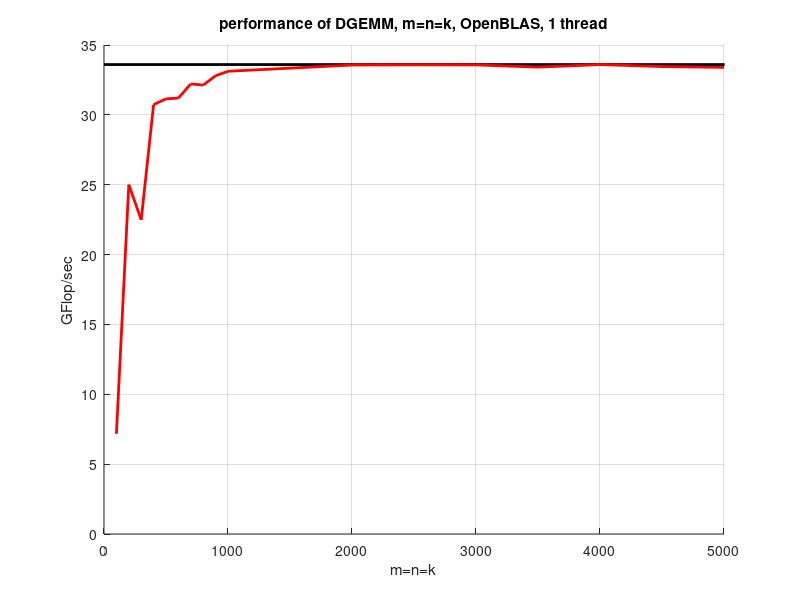

MATLAB code to generate this figure:
   clear
   close all
   X = load('timing_turing_gemm_1thread_openblas.dat');

   figure
   l = line([0 7000],[33.6 33.6]); set(l, 'LineWidth', 2); set(l, 'Color', 'k'); hold on;
   N = X(1:10:end,1);
   n = size(N,1);
   for i = 1:n
      perf(i) = max(X(10*(i-1)+1:10*i,5));
   end
   plot( N, perf, 'r', 'LineWidth', 2); 
   axis([0 5000 0 35])
   grid on

   title('performance of DGEMM, m=n=k, OpenBLAS, 1 thread')
   xlabel('m=n=k')
   ylabel('GFlop/sec')
